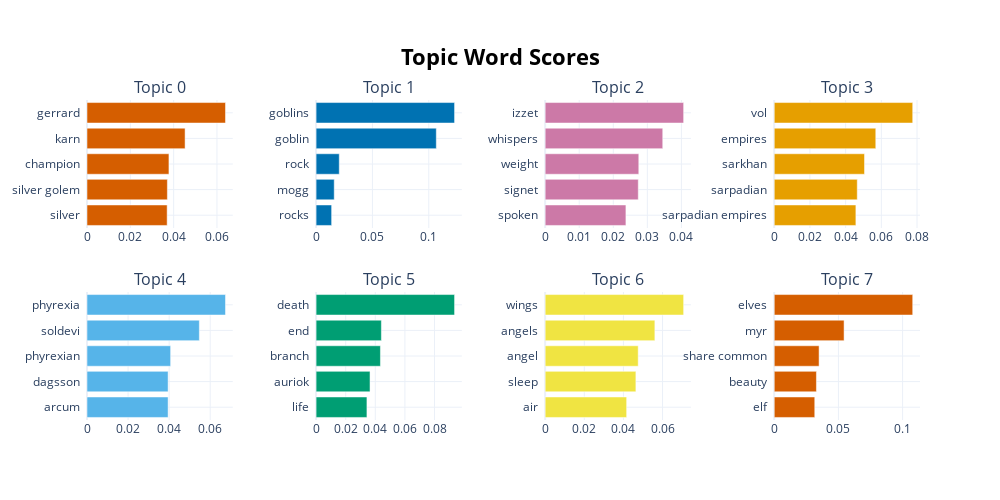

Write notebook code for a chart like this one.
### Code cell
# visualize the top words of each topic
topic_model.visualize_barchart()

### Figure 1 — Plotly figure (JSON) as saved in the notebook; plotly's stock layout.template omitted (floating-point values rounded to 4 significant figures)
{"data": [{"marker": {"color": "#D55E00"}, "orientation": "h", "type": "bar", "x": [0.037, 0.0371, 0.03782, 0.04528, 0.06393], "xaxis": "x", "y": ["silver  ", "silver golem  ", "champion  ", "karn  ", "gerrard  "], "yaxis": "y"}, {"marker": {"color": "#0072B2"}, "orientation": "h", "type": "bar", "x": [0.01381, 0.01611, 0.02057, 0.1067, 0.1229], "xaxis": "x2", "y": ["rocks  ", "mogg  ", "rock  ", "goblin  ", "goblins  "], "yaxis": "y2"}, {"marker": {"color": "#CC79A7"}, "orientation": "h", "type": "bar", "x": [0.02372, 0.02734, 0.02749, 0.03452, 0.04066], "xaxis": "x3", "y": ["spoken  ", "signet  ", "weight  ", "whispers  ", "izzet  "], "yaxis": "y3"}, {"marker": {"color": "#E69F00"}, "orientation": "h", "type": "bar", "x": [0.04575, 0.04652, 0.05059, 0.05689, 0.07759], "xaxis": "x4", "y": ["sarpadian empires  ", "sarpadian  ", "sarkhan  ", "empires  ", "vol  "], "yaxis": "y4"}, {"marker": {"color": "#56B4E9"}, "orientation": "h", "type": "bar", "x": [0.0395, 0.0395, 0.04073, 0.0547, 0.06744], "xaxis": "x5", "y": ["arcum  ", "dagsson  ", "phyrexian  ", "soldevi  ", "phyrexia  "], "yaxis": "y5"}, {"marker": {"color": "#009E73"}, "orientation": "h", "type": "bar", "x": [0.03434, 0.03643, 0.04345, 0.0441, 0.09352], "xaxis": "x6", "y": ["life  ", "auriok  ", "branch  ", "end  ", "death  "], "yaxis": "y6"}, {"marker": {"color": "#F0E442"}, "orientation": "h", "type": "bar", "x": [0.04165, 0.04637, 0.04756, 0.05607, 0.07077], "xaxis": "x7", "y": ["air  ", "sleep  ", "angel  ", "angels  ", "wings  "], "yaxis": "y7"}, {"marker": {"color": "#D55E00"}, "orientation": "h", "type": "bar", "x": [0.03158, 0.03287, 0.03493, 0.05441, 0.1079], "xaxis": "x8", "y": ["elf  ", "beauty  ", "share common  ", "myr  ", "elves  "], "yaxis": "y8"}], "layout": {"annotations": [{"font": {"size": 16}, "showarrow": false, "text": "Topic 0", "x": 0.0875, "xanchor": "center", "xref": "paper", "y": 1, "yanchor": "bottom", "yref": "paper"}, {"font": {"size": 16}, "showarrow": false, "text": "Topic 1", "x": 0.3625, "xanchor": "center", "xref": "paper", "y": 1, "yanchor": "bottom", "yref": "paper"}, {"font": {"size": 16}, "showarrow": false, "text": "Topic 2", "x": 0.6375, "xanchor": "center", "xref": "paper", "y": 1, "yanchor": "bottom", "yref": "paper"}, {"font": {"size": 16}, "showarrow": false, "text": "Topic 3", "x": 0.9125, "xanchor": "center", "xref": "paper", "y": 1, "yanchor": "bottom", "yref": "paper"}, {"font": {"size": 16}, "showarrow": false, "text": "Topic 4", "x": 0.0875, "xanchor": "center", "xref": "paper", "y": 0.4, "yanchor": "bottom", "yref": "paper"}, {"font": {"size": 16}, "showarrow": false, "text": "Topic 5", "x": 0.3625, "xanchor": "center", "xref": "paper", "y": 0.4, "yanchor": "bottom", "yref": "paper"}, {"font": {"size": 16}, "showarrow": false, "text": "Topic 6", "x": 0.6375, "xanchor": "center", "xref": "paper", "y": 0.4, "yanchor": "bottom", "yref": "paper"}, {"font": {"size": 16}, "showarrow": false, "text": "Topic 7", "x": 0.9125, "xanchor": "center", "xref": "paper", "y": 0.4, "yanchor": "bottom", "yref": "paper"}], "height": 500, "hoverlabel": {"bgcolor": "white", "font": {"family": "Rockwell", "size": 16}}, "showlegend": false, "title": {"font": {"color": "Black", "size": 22}, "text": "<b>Topic Word Scores", "x": 0.5, "xanchor": "center", "yanchor": "top"}, "width": 1000, "xaxis": {"anchor": "y", "domain": [0, 0.175], "showgrid": true}, "xaxis2": {"anchor": "y2", "domain": [0.275, 0.45], "showgrid": true}, "xaxis3": {"anchor": "y3", "domain": [0.55, 0.725], "showgrid": true}, "xaxis4": {"anchor": "y4", "domain": [0.825, 1], "showgrid": true}, "xaxis5": {"anchor": "y5", "domain": [0, 0.175], "showgrid": true}, "xaxis6": {"anchor": "y6", "domain": [0.275, 0.45], "showgrid": true}, "xaxis7": {"anchor": "y7", "domain": [0.55, 0.725], "showgrid": true}, "xaxis8": {"anchor": "y8", "domain": [0.825, 1], "showgrid": true}, "yaxis": {"anchor": "x", "domain": [0.6, 1], "showgrid": true}, "yaxis2": {"anchor": "x2", "domain": [0.6, 1], "showgrid": true}, "yaxis3": {"anchor": "x3", "domain": [0.6, 1], "showgrid": true}, "yaxis4": {"anchor": "x4", "domain": [0.6, 1], "showgrid": true}, "yaxis5": {"anchor": "x5", "domain": [0, 0.4], "showgrid": true}, "yaxis6": {"anchor": "x6", "domain": [0, 0.4], "showgrid": true}, "yaxis7": {"anchor": "x7", "domain": [0, 0.4], "showgrid": true}, "yaxis8": {"anchor": "x8", "domain": [0, 0.4], "showgrid": true}}}
